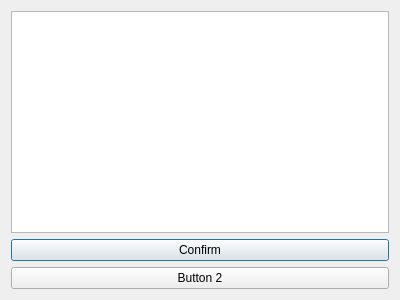
<?xml version="1.0" encoding="UTF-8"?>
<ui version="4.0">
 <class>CustomDialog</class>
 <widget class="QDialog" name="CustomDialog">
  <property name="geometry">
   <rect>
    <x>0</x>
    <y>0</y>
    <width>400</width>
    <height>300</height>
   </rect>
  </property>
  <property name="windowTitle">
   <string>Dialog</string>
  </property>
  <layout class="QVBoxLayout" name="verticalLayout">
   <item>
    <widget class="QTextEdit" name="textEdit"/>
   </item>
   <item>
    <widget class="QPushButton" name="confirmButton">
     <property name="text">
      <string>Confirm</string>
     </property>
    </widget>
   </item>
   <item>
    <widget class="QPushButton" name="pushButton">
     <property name="text">
      <string>Button 2</string>
     </property>
    </widget>
   </item>
  </layout>
 </widget>
 <resources/>
 <connections/>
</ui>
